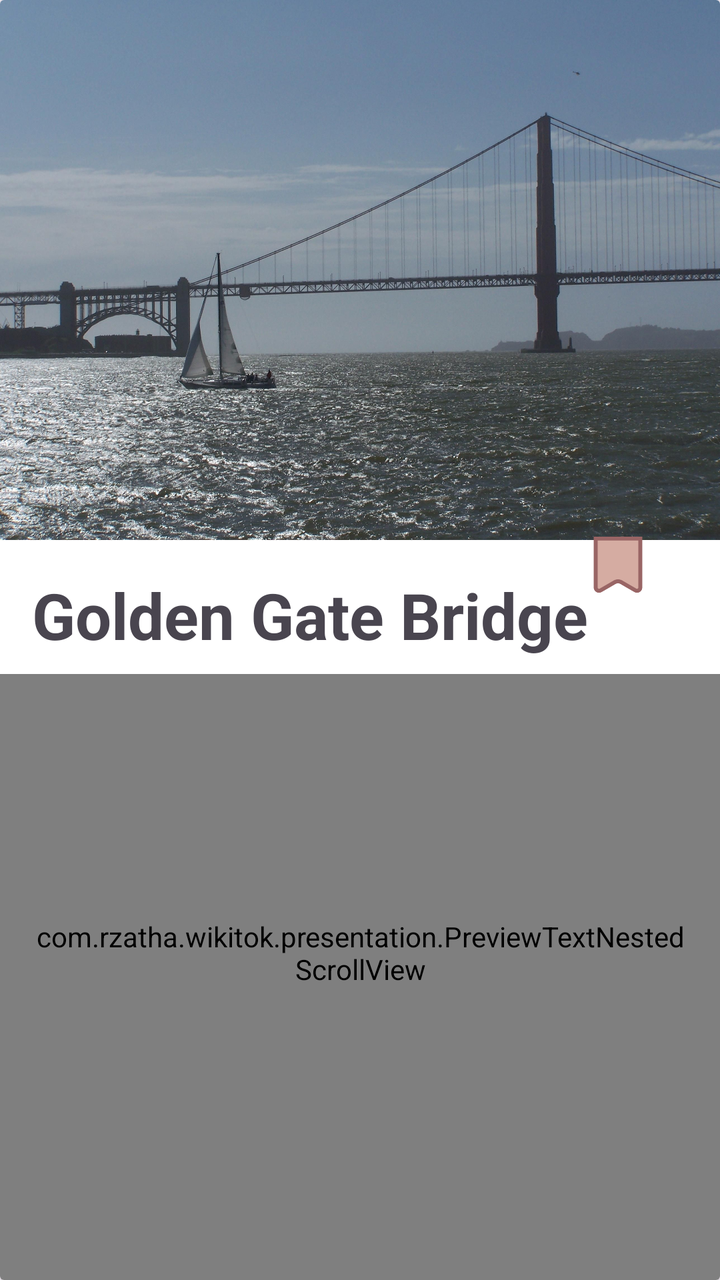
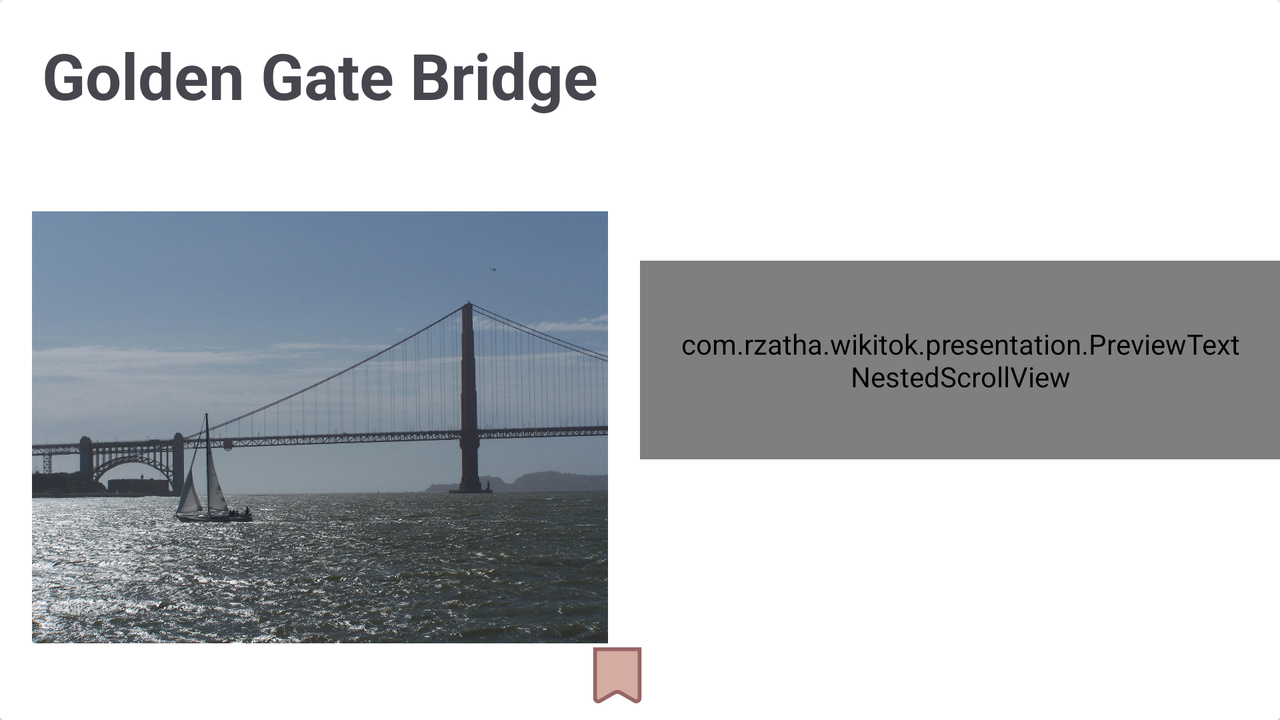

First picture: res/layout/ on a phone held upright. Second picture: the repository's own variant of that layout, on a device whose configuration matches the variant's folder. Source for both follows.
<!-- AndroidManifest.xml: application theme Theme.Wikitok -->
<!-- res/layout/article_preview_item.xml -->
<?xml version="1.0" encoding="utf-8"?>
<androidx.cardview.widget.CardView xmlns:android="http://schemas.android.com/apk/res/android"
    xmlns:app="http://schemas.android.com/apk/res-auto"
    xmlns:tools="http://schemas.android.com/tools"
    android:layout_width="match_parent"
    android:layout_height="match_parent"
    android:nestedScrollingEnabled="true"
    android:minHeight="100dp">

    <androidx.constraintlayout.widget.ConstraintLayout
        android:layout_width="match_parent"
        android:layout_height="match_parent">

        <ImageView
            android:id="@+id/ivArticle"
            android:layout_width="match_parent"
            android:layout_height="0dp"
            android:maxHeight="450dp"
            android:adjustViewBounds="true"
            app:layout_constraintEnd_toEndOf="parent"
            app:layout_constraintStart_toStartOf="parent"
            app:layout_constraintTop_toTopOf="parent"
            tools:srcCompat="@drawable/golden_gate_bridge" />

        <ImageView
            android:id="@+id/ivFavourites"
            android:layout_width="70dp"
            android:layout_height="60dp"
            android:padding="16dp"
            android:layout_marginTop="-18dp"
            android:layout_marginEnd="16dp"
            app:layout_constraintTop_toBottomOf="@+id/ivArticle"
            app:layout_constraintEnd_toEndOf="parent"
            tools:srcCompat="@drawable/ic_bookmark" />

        <ImageView
            android:id="@+id/ivShare"
            android:layout_width="70dp"
            android:layout_height="60dp"
            android:padding="16dp"
            android:layout_marginTop="-18dp"
            android:layout_marginEnd="16dp"
            app:layout_constraintTop_toBottomOf="@+id/ivArticle"
            app:layout_constraintEnd_toEndOf="parent"
            tools:srcCompat="@drawable/ic_bookmark" />

        <TextView
            android:id="@+id/tvTitle"
            android:layout_width="match_parent"
            android:layout_height="wrap_content"
            android:paddingStart="16dp"
            android:paddingTop="16dp"
            android:paddingEnd="16dp"
            android:paddingBottom="8dp"
            android:textSize="32sp"
            android:textStyle="bold"
            app:layout_constraintEnd_toEndOf="parent"
            app:layout_constraintStart_toStartOf="parent"
            app:layout_constraintTop_toBottomOf="@+id/ivArticle"
            tools:text="Golden Gate Bridge" />

        <com.rzatha.wikitok.presentation.PreviewTextNestedScrollView
            android:id="@+id/nestedScrollView"
            android:layout_width="match_parent"
            android:layout_height="0dp"
            android:paddingStart="16dp"
            android:paddingTop="8dp"
            android:paddingEnd="16dp"
            android:paddingBottom="32dp"
            app:layout_constraintBottom_toBottomOf="parent"
            app:layout_constraintEnd_toEndOf="parent"
            app:layout_constraintHorizontal_bias="0.0"
            app:layout_constraintStart_toStartOf="parent"
            app:layout_constraintTop_toBottomOf="@id/tvTitle"
            app:layout_constraintVertical_bias="0.0">

            <TextView
                android:id="@+id/tvArticleText"
                android:layout_width="match_parent"
                android:layout_height="match_parent"
                android:textSize="18sp"
                tools:text="@string/es"

                />
        </com.rzatha.wikitok.presentation.PreviewTextNestedScrollView>


    </androidx.constraintlayout.widget.ConstraintLayout>
</androidx.cardview.widget.CardView>
<!-- resources referenced by this layout -->
<resources>
  <!-- drawable golden_gate_bridge: jpg bitmap (drawable, 581781 bytes) -->
  <!-- drawable ic_bookmark (drawable) -->
  <vector xmlns:android="http://schemas.android.com/apk/res/android"
      android:width="800dp"
      android:height="800dp"
      android:viewportWidth="800"
      android:viewportHeight="800">
  
    <path
        android:strokeWidth="1"
        android:pathData="M87,736V35L707,26V748L686,775L380,634L267,702L108,782L87,736Z"
        android:fillColor="#D5ACA2"
        android:strokeColor="#000000"/>
    <path
        android:pathData="M718.35,0H54.2V725.88C54.2,752.38 68.35,776.87 91.32,790.09C102.75,796.69 115.56,800 128.32,800C141.14,800 153.99,796.67 165.47,790.02L366.97,673.31C377.19,667.39 388.57,664.44 400,664.44C411.43,664.44 422.81,667.39 433.03,673.31L634.53,790.02L634.55,790.03C646.01,796.66 658.84,800 671.67,800C684.43,800 697.24,796.7 708.7,790.08C731.65,776.87 745.8,752.38 745.8,725.88V0H718.35ZM681.28,742.54C678.3,744.25 675.01,745.1 671.67,745.11C668.35,745.11 665.03,744.26 662.02,742.51L660.31,741.53L460.54,625.82C441.82,614.97 420.89,609.54 400,609.54C379.1,609.54 358.17,614.98 339.46,625.82L137.96,742.53C134.98,744.26 131.68,745.11 128.32,745.11C125.01,745.11 121.7,744.26 118.72,742.54C112.75,739.11 109.09,732.76 109.09,725.88V54.89H690.91V725.88C690.91,732.76 687.24,739.11 681.28,742.54Z"
        android:fillColor="#996565"/>
  
  </vector>
  <string name="es">Guadeloupe has a population of 375,693 (2021).\n\n\n== Population ==\nAccording to INSEE Guadeloupe had an estimated population of 403,977 on 1 January 2012. Life expectancy at birth is 77.0 years for males, and 83.5 for females (figures for 2011).\n\n\n=== Structure of the population ===\n\n\n== Vital statistics ==\nThe following vital statistics include Saint Martin and Saint Barth\u00e9lemy.\n\nExcluding data for Saint Barth\u00e9lemy and Saint Martin\n\n\n== Languages ==\nFrench is the official language, taught in the school system. Antillean Creole French is spoken by a large part of the population, understood by nearly all, and taught in some schools. A 2007 document issued by the Organisation internationale de la Francophonie estimated the population to be 80.2% \"francophone\" and 14.9% \"partially francophone\".\n\n\n== Religion ==\nFigures in 2020 state that 96% of the population is Christian (of these, approximately 86% are Roman Catholic, 8% Protestant and 6% other Christian); of the other 4%, most have no religion, although there is a small number of Hindus, Bah\u00e1\u02bc\u00eds and Muslims.\n\n\n== See also ==\nDemographics of France\n\n\n== References =="</string>
  <style name="Theme.Wikitok" parent="Base.Theme.Wikitok" />
  <style name="Base.Theme.Wikitok" parent="Theme.Material3.DayNight.NoActionBar">
          <item name="colorPrimary">@color/cardview_dark_background</item>
          <item name="android:statusBarColor">@color/cardview_dark_background</item>
          <item name="android:navigationBarColor">@color/cardview_dark_background</item>
          <item name="android:windowLightStatusBar">true</item>
      </style>
</resources>
<!-- res/layout-land/article_preview_item.xml (the repository's variant of the layout above) -->
<!-- drawn on the phone turned sideways -->
<?xml version="1.0" encoding="utf-8"?>
<androidx.cardview.widget.CardView xmlns:android="http://schemas.android.com/apk/res/android"
    xmlns:app="http://schemas.android.com/apk/res-auto"
    xmlns:tools="http://schemas.android.com/tools"
    android:layout_width="match_parent"
    android:layout_height="match_parent"
    android:nestedScrollingEnabled="true"
    android:minHeight="100dp">


    <androidx.constraintlayout.widget.ConstraintLayout
        android:layout_width="match_parent"
        android:layout_height="match_parent">


        <androidx.constraintlayout.widget.Guideline
            android:id="@+id/glCenter"
            android:layout_width="match_parent"
            android:layout_height="match_parent"
            android:orientation="vertical"
            app:layout_constraintGuide_percent="0.5"
            />

        <ImageView
            android:id="@+id/ivArticle"
            android:layout_width="0dp"
            android:layout_height="0dp"
            android:layout_margin="16dp"
            app:layout_constraintBottom_toBottomOf="parent"
            app:layout_constraintEnd_toEndOf="@id/glCenter"
            app:layout_constraintStart_toStartOf="parent"
            app:layout_constraintTop_toBottomOf="@id/tvTitle"
            tools:srcCompat="@drawable/golden_gate_bridge" />

        <ImageView
            android:id="@+id/ivFavourites"
            android:layout_width="70dp"
            android:layout_height="60dp"
            android:paddingTop="16dp"
            android:paddingBottom="16dp"
            android:paddingStart="16dp"
            app:layout_goneMarginEnd="-16dp"
            android:layout_marginBottom="-8dp"
            android:layout_marginEnd="16dp"
            app:layout_constraintBottom_toBottomOf="parent"
            app:layout_constraintEnd_toEndOf="@id/glCenter"
            tools:srcCompat="@drawable/ic_bookmark" />

        <TextView
            android:id="@+id/tvTitle"
            android:layout_width="0dp"
            android:layout_height="wrap_content"
            android:paddingStart="16dp"
            android:paddingTop="16dp"
            android:paddingEnd="16dp"
            android:paddingBottom="8dp"
            android:textSize="32sp"
            android:textStyle="bold"
            android:textAlignment="center"
            app:layout_constraintBottom_toTopOf="@id/ivArticle"
            app:layout_constraintStart_toStartOf="parent"
            app:layout_constraintVertical_chainStyle="packed"
            app:layout_constraintEnd_toEndOf="@id/glCenter"
            app:layout_constraintTop_toTopOf="parent"
            tools:text="Golden Gate Bridge" />



        <com.rzatha.wikitok.presentation.PreviewTextNestedScrollView
            android:id="@+id/nestedScrollView"
            android:layout_width="0dp"
            android:layout_height="wrap_content"
            android:paddingStart="16dp"
            android:paddingTop="32dp"
            android:paddingEnd="16dp"
            android:paddingBottom="32dp"
            app:layout_constraintTop_toTopOf="parent"
            app:layout_constraintEnd_toEndOf="parent"
            app:layout_constraintBottom_toBottomOf="parent"
            app:layout_constraintStart_toEndOf="@id/glCenter"
            >


            <TextView
                android:id="@+id/tvArticleText"
                android:layout_width="match_parent"
                android:layout_height="match_parent"
                android:textSize="18sp"
                tools:text="@string/es"

                />
        </com.rzatha.wikitok.presentation.PreviewTextNestedScrollView>


    </androidx.constraintlayout.widget.ConstraintLayout>
</androidx.cardview.widget.CardView>
